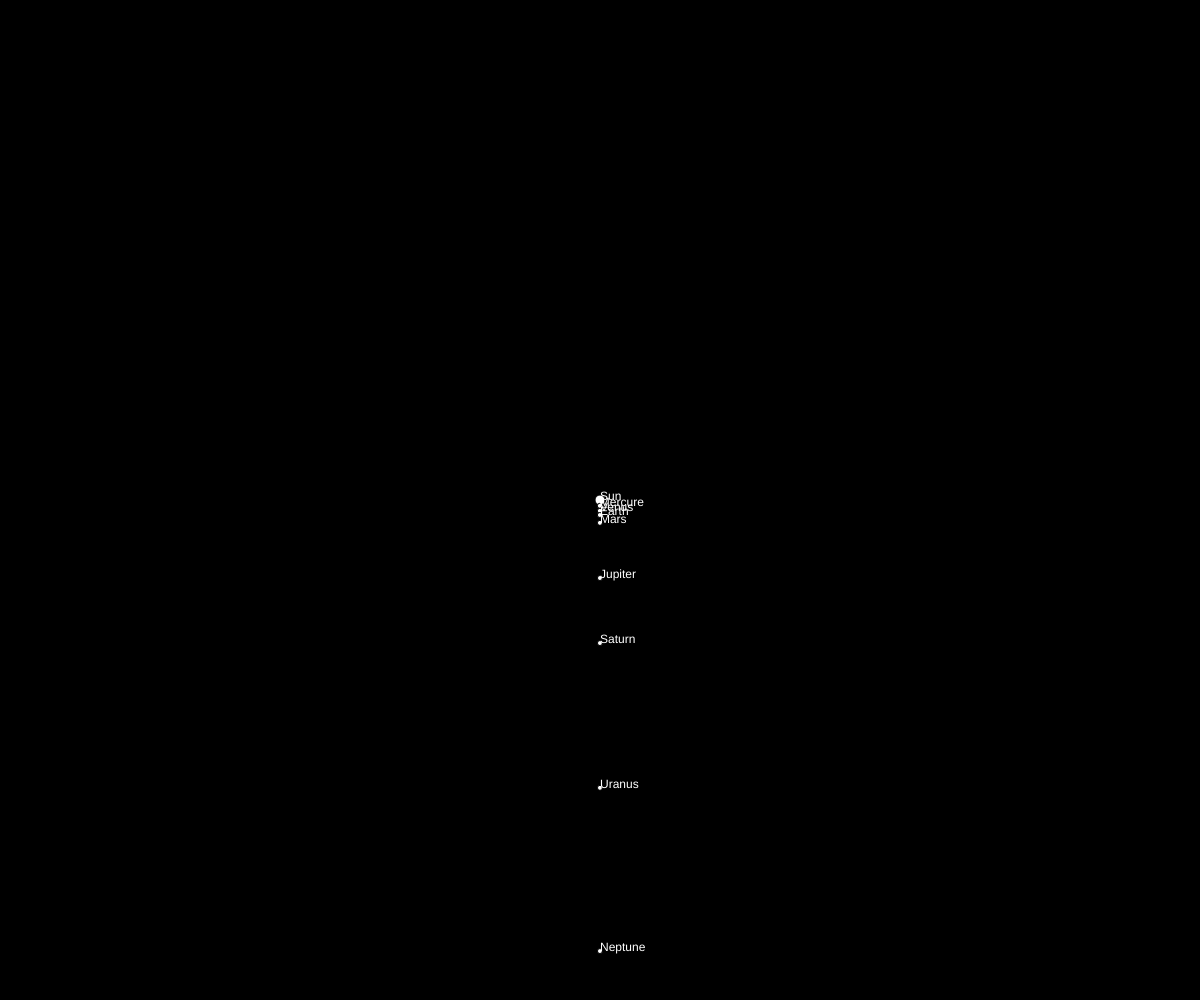
Frame 1 (no input)
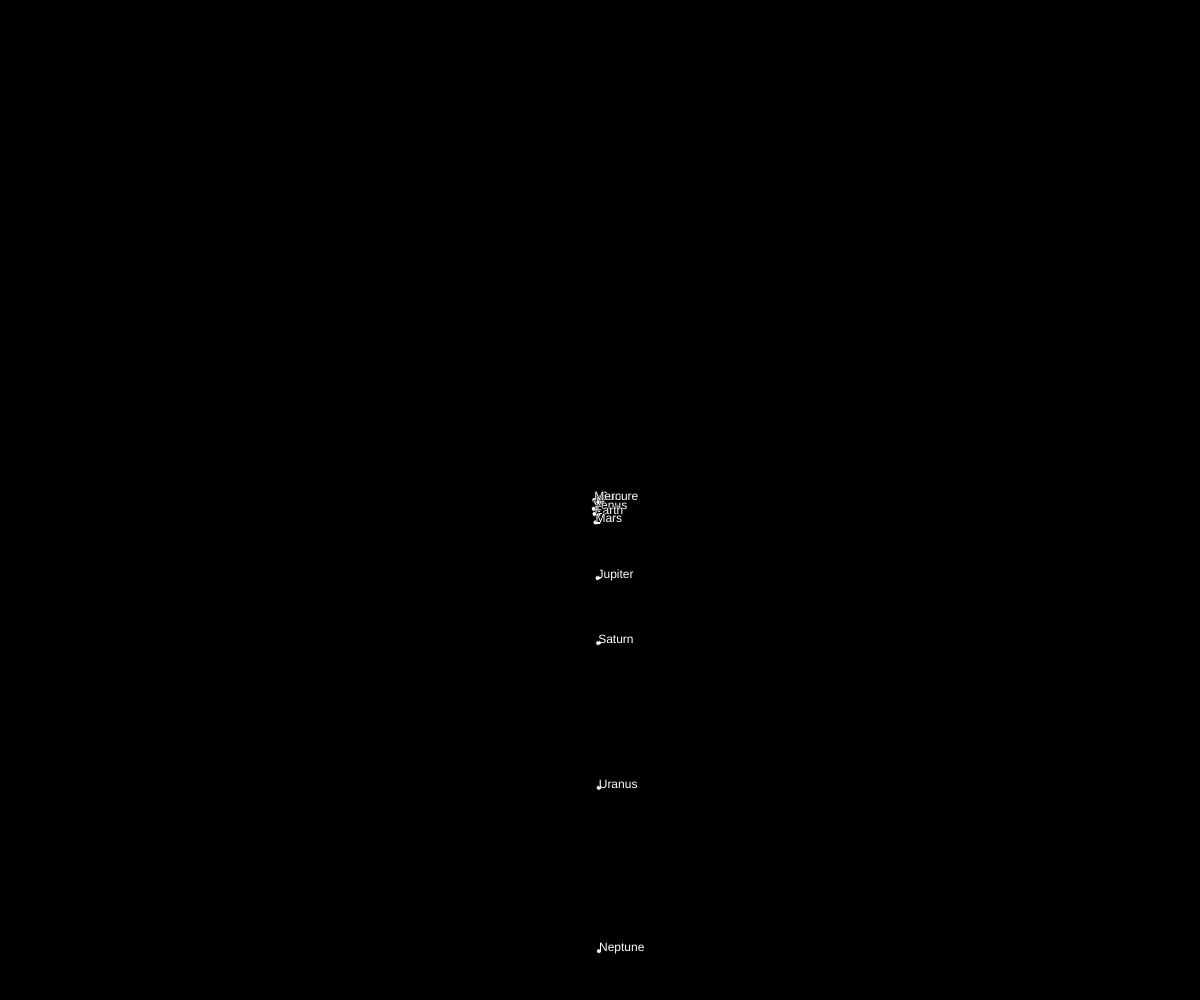
Frame 60 (no input)
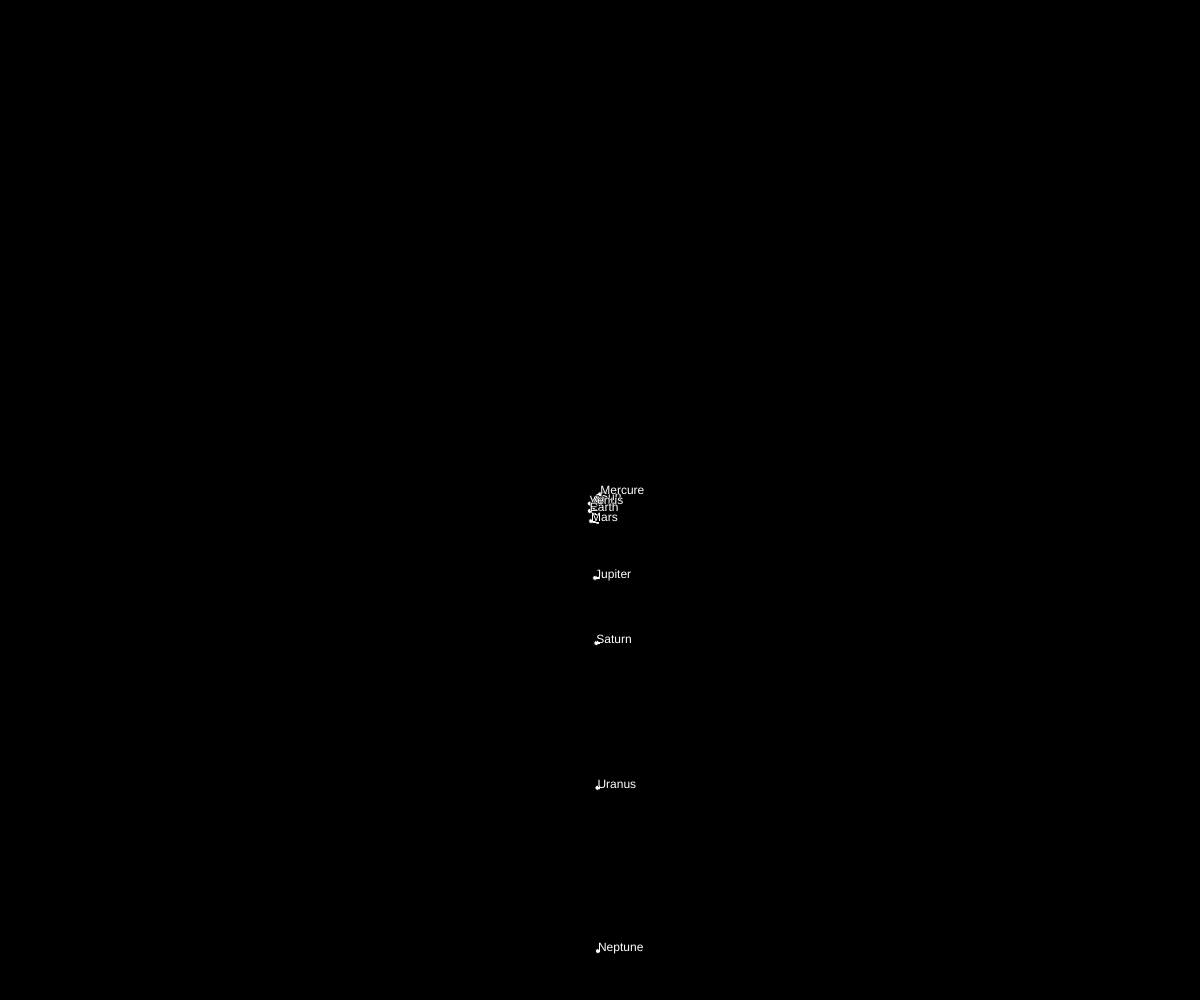
Frame 120 (the mouse pressed at the canvas centre since frame 60)

The p5.js sketch that drew these frames (run headless with seeded random() and noise() and a simulated clock; from frame 60 on, the mouse is pressed at the canvas centre):

// p5.js sketch
// ── sketch.js
const G=6.6708*10**-11;
const sunM=1.98*10**30;
const scaleUa=15;
const ua=149597870;
var planetList=[];
function setup() {
  createCanvas(windowWidth, windowHeight);
  sun=new astre("Sun",1.98*10**30,createVector(0,0),createVector(0,0));
  mercure=new astre("Mercure",3.30*10**23,createVector(0,57909050),createVector(0,0));
  venus=new astre("Venus",4.86*10**24,createVector(0,108209500),createVector(0,0));
  earth=new astre("Earth",5.97*10**24,createVector(0,149597887),createVector(0,0));
  mars=new astre("Mars",6.41*10**23,createVector(0,227944000),createVector(0,0));
  jupiter=new astre("Jupiter",1.89*10**27,createVector(0,778340000),createVector(0,0));
  saturn=new astre("Saturn",5.68*10**26,createVector(0,1426700000),createVector(0,0));
  uranus=new astre("Uranus",8.68*10**25,createVector(0,2870700000),createVector(0,0));
  neptune=new astre("Neptune",42*10**24,createVector(0,4498400000),createVector(0,0));
  planetList.push(mercure,venus,earth,mars,jupiter,saturn,uranus,neptune);
  for(const planet of planetList){
    let planetVel=planet.pos.copy();
    planetVel.rotate(HALF_PI);
    planetVel.setMag(sqrt(G*sun.mass/planet.pos.mag()));
    planet.vel=planetVel;
  }
  
}

function draw() {
  background(0)
  translate(width/2,height/2);
  sun.show();
  for(const planet of planetList){
    sun.attract(planet);
    planet.updatePos();
    planet.show();
  }
}

function astre(name,mass,pos,vel){
  this.name=name;
  this.mass=mass
  this.pos=pos;
  this.vel=vel;
  this.path=[];
  this.show= function(){
    if(this.name=="Sun"){
      circle(0,0,10);
      fill("white");
      text(this.name,pos.x/ua*scaleUa,pos.y/ua*scaleUa)
    }
    else{
      circle(pos.x/ua*scaleUa,pos.y/ua*scaleUa,5);
      fill("white");
      text(this.name,pos.x/ua*scaleUa,pos.y/ua*scaleUa)
      for(let i=0;i<this.path.length-2;i++){
        strokeWeight(1);
        stroke(255);
        line(this.path[i].x/ua*scaleUa,this.path[i].y/ua*scaleUa,this.path[i+1].x/ua*scaleUa,this.path[i+1].y/ua*scaleUa);
        stroke(0);
      }
    }
  }
  this.updatePos=function(){
    this.pos.x+=this.vel.x;
    this.pos.y+=this.vel.y;
    this.path.push(this.pos.copy());
    if(this.path.length>100){
      this.path.shift();
    }
  }
  this.attract=function(planet){
    let d=dist(this.pos.x,this.pos.y,planet.pos.x,planet.pos.y);
    let vect=this.pos.copy().sub(planet.pos);
    vect.setMag((G*this.mass*planet.mass)/(d*d));
    planet.applyForce(vect);
  }
  this.applyForce=function(f){
    this.vel.x+=f.x/this.mass;
    this.vel.y+=f.y/this.mass;
  }
}
